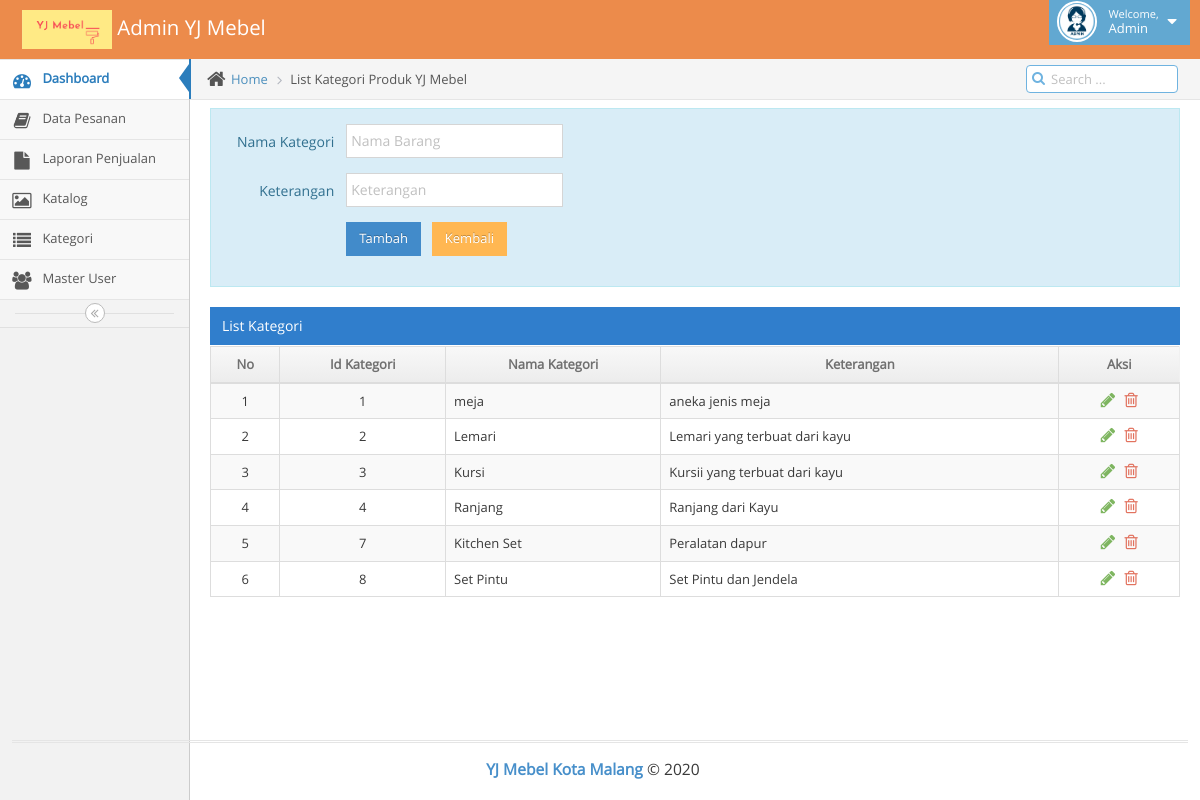
Screenshot of /admin_mebel/h_admin/index.php?kategori (signed in) with the database file from the repository.
### tables this page shows
CREATE TABLE `kategori_produk` (
  `id_kategori` int(11) NOT NULL,
  `nama_kategori` varchar(50) NOT NULL,
  `keterangan` varchar(50) NOT NULL
);

### admin_mebel/h_admin/kategori.php (the view, shortened to what this page needs)
<?php
include "../k.php";
	?>
		<div class="main-content">
				<div class="main-content-inner">
					<div class="breadcrumbs ace-save-state" id="breadcrumbs">
						<ul class="breadcrumb">
							<li>
								<i class="ace-icon fa fa-home home-icon"></i>
								<a href="index.php?dashboard">Home</a>
							</li>
							<li class="active">List Kategori Produk YJ Mebel</li>
						</ul>
						<div class="nav-search" id="nav-search">
							<form class="form-search">
								<span class="input-icon">
									<input type="text" placeholder="Search ..." class="nav-search-input" id="nav-search-input" autocomplete="off" />
									<i class="ace-icon fa fa-search nav-search-icon"></i>
								</span>
							</form>
						</div>
					</div>
					<div class="page-content">
					<div class="col-sm-15 alert alert-info">
					<div class="row">
					<form name="form1" class="form-horizontal" role="form" action="" method="post" enctype="multipart/form-data">
					<div class="col-md-6 col-xs-12">
						<div class="form-group">
							<label class="col-sm-3 control-label no-padding-right" for="form-field-1-1"> Nama Kategori</label>
							<div class="col-sm-6">
								<input required type="text" class="form-control" id="form-field-8" name="nama_kategori" placeholder="Nama Barang">
							</div>
						</div>
						<div class="form-group">
							<label class="col-sm-3 control-label no-padding-right" for="form-field-1-1"> Keterangan</label>
							<div class="col-sm-6">
								<input required type="text" class="form-control" id="form-field-8" name="keterangan" placeholder="Keterangan">
							</div>
						</div>
						<div class="form-group">
							<label class="col-md-3 control-label no-padding-right" for="form-field-1-1"></label>
							<div class="col-md-9">
								<button type="submit" name="kirim" class="btn btn-sm btn-primary">Tambah</button>&nbsp;&nbsp;
								<a href="index.php?kategori" class="btn btn-sm btn-warning">Kembali</a>
							</div>
						</div>
					</div>
					</form>
				</div>
			</div>
										<div class="table-header">
											List Kategori
										</div>
										<div style="overflow: auto;">
											<table id="dynamic-table" class="table table-striped table-bordered table-hover">
												<thead>
													<tr>
														<th style="text-align: center;">No</th>
														<th style="text-align: center;">Id Kategori</th>
														<th style="text-align: center;">Nama Kategori</th>
														<th style="text-align: center;">Keterangan</th>
														<th style="text-align: center;">Aksi</th>
													</tr>
												</thead>
												<tbody>
													<?php
													$query = "SELECT * FROM kategori_produk";
													$sql = mysqli_query($connect, $query);
													$no = 1;
													while ($data = mysqli_fetch_array($sql)) { ?>
													<tr>
														<td class="center"><?php echo $no; ?></td>
														<td><center><?php echo $data['id_kategori']; ?></center></td>
														<td><?php echo $data['nama_kategori']; ?></td>
														<td><?php echo substr($data['keterangan'], 0, 30); ?> </td>
														<td><?php if($data['id_kategori']!=null){ ?>
															<center><div class=" action-buttons">
																<a href="#modal-edit<?php echo $data['id_kategori']; ?>" role="button" class="green" data-toggle="modal"><i class="ace-icon fa fa-pencil bigger-130"></i></a>
																<a class="red" href="#modal-delete<?php echo $data['id_kategori']; ?>" role="button" data-toggle="modal"><i class="ace-icon fa fa-trash-o bigger-130"></i></a>
															</div></center>
															<?php } ?>
														</td>
													</tr>
													<?php $no++; } ?>
												</tbody>
											</table>
										</div>
									</div>
								</div>
							</div>
						</div>
	</body>
</html>

### admin_mebel/assets/css/custom.css (style rules this page uses)
.form-group { overflow: hidden; }

### rows the page displays
kategori_produk: id_kategori "1", nama_kategori "meja", keterangan "aneka jenis meja"
kategori_produk: id_kategori "2", nama_kategori "Lemari", keterangan "Lemari yang terbuat dari kayu"
kategori_produk: id_kategori "3", nama_kategori "Kursi", keterangan "Kursii yang terbuat dari kayu"
kategori_produk: id_kategori "4", nama_kategori "Ranjang", keterangan "Ranjang dari Kayu"
kategori_produk: id_kategori "7", nama_kategori "Kitchen Set", keterangan "Peralatan dapur"
kategori_produk: id_kategori "8", nama_kategori "Set Pintu", keterangan "Set Pintu dan Jendela"
